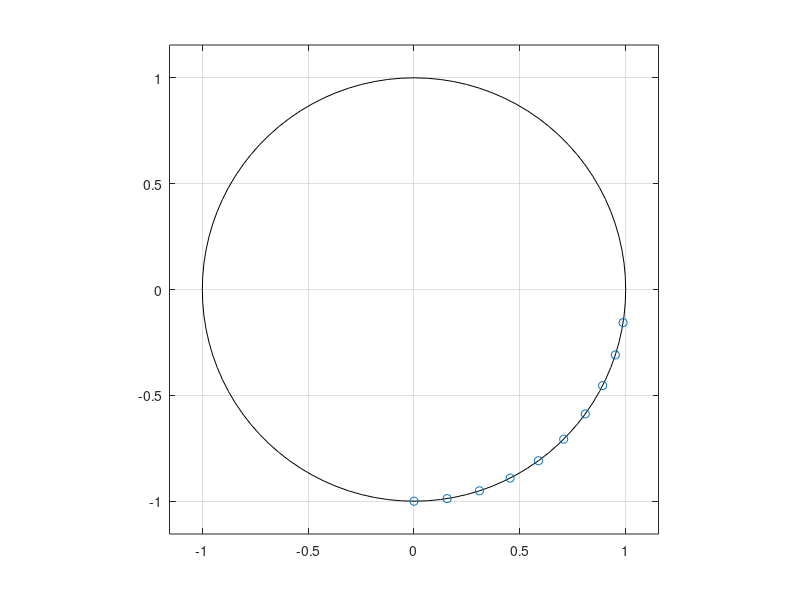

Write MATLAB code to recreate this figure.
clc;close all
a =  1*exp(1j*3*pi/2); %半徑
w=1*exp(-1j*pi*.05);
% w =  1*exp(-0.125*j*pi); %曲率*exp(間隔)
m = 10; %取樣數目
z = a*(w.^(-(0:m-1)')); %(-)表方向 (開始:結束)#從0開始算
zplane(z)
